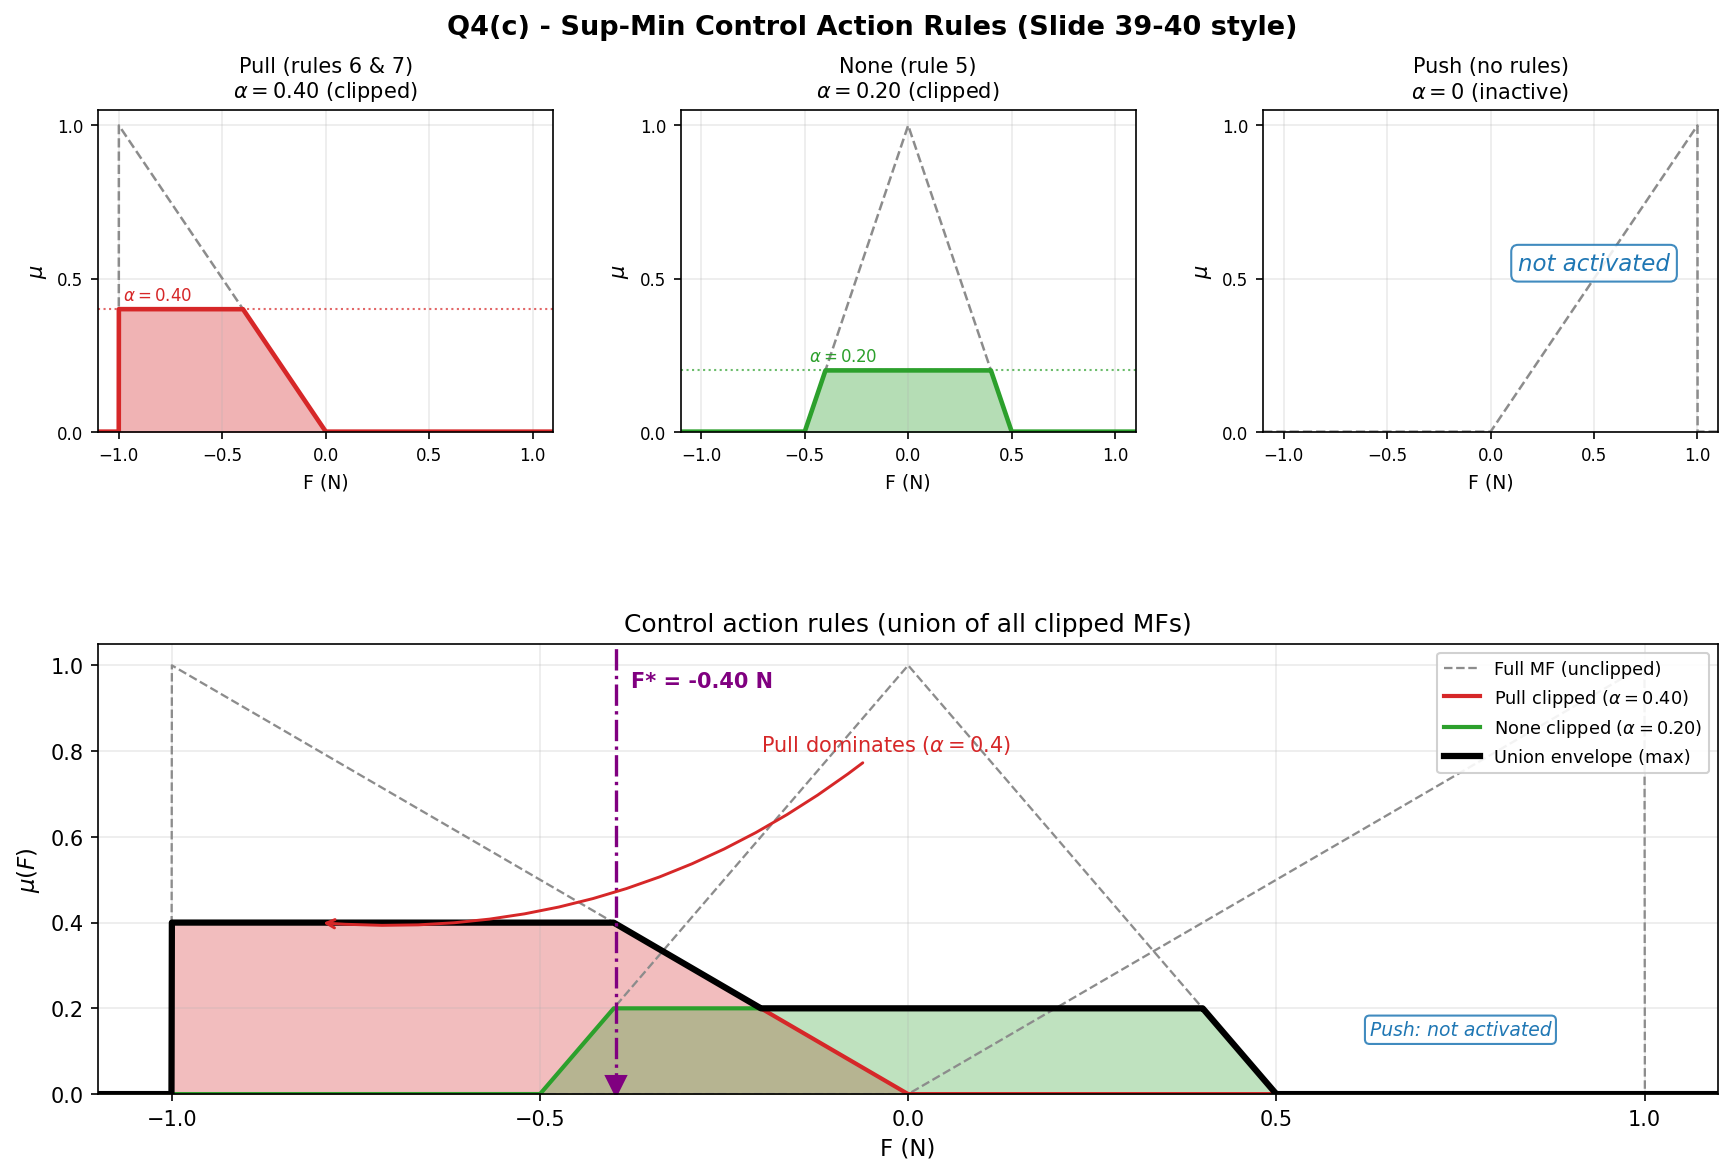

Recreate this plot in Python.
"""
Q4(c) Sup-Min Control Action Rules in the style of the class
"Fuzzy Theory in Decision Analysis" slides 39-40.

Top row:  three small panels, one per consequent (Pull, None, Push),
          each showing the original triangle (dashed) and the clipped
          membership function (solid + fill) at the aggregated firing
          strength.
Bottom:   a single wide panel showing all clipped consequents overlaid
          on one F axis, with the union envelope drawn in bold black
          and the centroid F* marked with a vertical line.
"""

import matplotlib

matplotlib.use("Agg")

import matplotlib.pyplot as plt
import numpy as np
from matplotlib.gridspec import GridSpec

# ---------------------------------------------------------------------------
# Output membership functions on F (N)
# ---------------------------------------------------------------------------
F = np.linspace(-1.1, 1.1, 4001)


def mu_pull(f):
    return np.where((f >= -1.0) & (f <= 0.0), -f, 0.0)


def mu_none(f):
    left = np.where((f >= -0.5) & (f <= 0.0), 2.0 * (f + 0.5), 0.0)
    right = np.where((f > 0.0) & (f <= 0.5), 2.0 * (0.5 - f), 0.0)
    return left + right


def mu_push(f):
    return np.where((f >= 0.0) & (f <= 1.0), f, 0.0)


# Aggregated firing strengths per consequent
alpha_pull = 0.4
alpha_none = 0.2
alpha_push = 0.0

full_pull = mu_pull(F)
full_none = mu_none(F)
full_push = mu_push(F)

clip_pull = np.minimum(full_pull, alpha_pull)
clip_none = np.minimum(full_none, alpha_none)
clip_push = np.minimum(full_push, alpha_push)  # all zeros

# Union envelope
mu_agg = np.maximum.reduce([clip_pull, clip_none, clip_push])

# Centroid of the union
area = np.trapezoid(mu_agg, F)
centroid = np.trapezoid(F * mu_agg, F) / area if area > 0 else 0.0

# ---------------------------------------------------------------------------
# Figure setup
# ---------------------------------------------------------------------------
fig = plt.figure(figsize=(12, 8))
gs = GridSpec(
    2,
    3,
    figure=fig,
    height_ratios=[1.0, 1.4],
    hspace=0.55,
    wspace=0.28,
    left=0.07,
    right=0.97,
    top=0.90,
    bottom=0.08,
)

# Colors
C_PULL = "tab:red"
C_NONE = "tab:green"
C_PUSH = "tab:blue"
C_DASH = "0.55"
C_UNION = "black"


def style_small_panel(ax):
    ax.set_xlim(-1.1, 1.1)
    ax.set_ylim(0.0, 1.05)
    ax.set_xticks([-1.0, -0.5, 0.0, 0.5, 1.0])
    ax.set_yticks([0.0, 0.5, 1.0])
    ax.set_xlabel("F (N)", fontsize=9)
    ax.set_ylabel(r"$\mu$", fontsize=10)
    ax.grid(True, alpha=0.25)
    ax.tick_params(axis="both", labelsize=8)


# ---------------------------------------------------------------------------
# Top-row panel: Pull
# ---------------------------------------------------------------------------
ax_pull = fig.add_subplot(gs[0, 0])
ax_pull.plot(F, full_pull, linestyle="--", color=C_DASH, linewidth=1.2,
             label="Full MF")
ax_pull.plot(F, clip_pull, color=C_PULL, linewidth=2.2, label="Clipped")
ax_pull.fill_between(F, 0, clip_pull, color=C_PULL, alpha=0.35)
ax_pull.axhline(alpha_pull, color=C_PULL, linestyle=":", linewidth=1.0,
                alpha=0.7)
ax_pull.text(-0.98, alpha_pull + 0.03, r"$\alpha = 0.40$",
             color=C_PULL, fontsize=8)
ax_pull.set_title("Pull (rules 6 & 7)\n" r"$\alpha = 0.40$ (clipped)",
                  fontsize=10)
style_small_panel(ax_pull)

# ---------------------------------------------------------------------------
# Top-row panel: None
# ---------------------------------------------------------------------------
ax_none = fig.add_subplot(gs[0, 1])
ax_none.plot(F, full_none, linestyle="--", color=C_DASH, linewidth=1.2,
             label="Full MF")
ax_none.plot(F, clip_none, color=C_NONE, linewidth=2.2, label="Clipped")
ax_none.fill_between(F, 0, clip_none, color=C_NONE, alpha=0.35)
ax_none.axhline(alpha_none, color=C_NONE, linestyle=":", linewidth=1.0,
                alpha=0.7)
ax_none.text(-0.48, alpha_none + 0.03, r"$\alpha = 0.20$",
             color=C_NONE, fontsize=8)
ax_none.set_title("None (rule 5)\n" r"$\alpha = 0.20$ (clipped)",
                  fontsize=10)
style_small_panel(ax_none)

# ---------------------------------------------------------------------------
# Top-row panel: Push
# ---------------------------------------------------------------------------
ax_push = fig.add_subplot(gs[0, 2])
ax_push.plot(F, full_push, linestyle="--", color=C_DASH, linewidth=1.2,
             label="Full MF")
ax_push.text(0.5, 0.55, "not activated", ha="center", va="center",
             color=C_PUSH, fontsize=11, style="italic",
             bbox=dict(boxstyle="round,pad=0.3", fc="white",
                       ec=C_PUSH, alpha=0.85))
ax_push.set_title("Push (no rules)\n" r"$\alpha = 0$ (inactive)",
                  fontsize=10)
style_small_panel(ax_push)

# ---------------------------------------------------------------------------
# Bottom: union panel
# ---------------------------------------------------------------------------
ax_u = fig.add_subplot(gs[1, :])

# Unclipped reference triangles
ax_u.plot(F, full_pull, linestyle="--", color=C_DASH, linewidth=1.1,
          label="Full MF (unclipped)")
ax_u.plot(F, full_none, linestyle="--", color=C_DASH, linewidth=1.1)
ax_u.plot(F, full_push, linestyle="--", color=C_DASH, linewidth=1.1)

# Clipped consequents with fill
ax_u.fill_between(F, 0, clip_pull, color=C_PULL, alpha=0.30)
ax_u.plot(F, clip_pull, color=C_PULL, linewidth=2.0,
          label=r"Pull clipped ($\alpha=0.40$)")

ax_u.fill_between(F, 0, clip_none, color=C_NONE, alpha=0.30)
ax_u.plot(F, clip_none, color=C_NONE, linewidth=2.0,
          label=r"None clipped ($\alpha=0.20$)")

# Union envelope on top
ax_u.plot(F, mu_agg, color=C_UNION, linewidth=3.0,
          label="Union envelope (max)")

# Centroid marker
ax_u.axvline(centroid, color="purple", linestyle="-.", linewidth=1.6)
ax_u.plot([centroid], [0.02], marker="v", color="purple", markersize=10)
ax_u.text(
    centroid + 0.02,
    0.95,
    f"F* = {centroid:.2f} N",
    color="purple",
    fontsize=10,
    fontweight="bold",
)

# Arrow to Pull flat top
ax_u.annotate(
    r"Pull dominates ($\alpha = 0.4$)",
    xy=(-0.8, 0.40),
    xytext=(-0.2, 0.80),
    fontsize=10,
    color=C_PULL,
    arrowprops=dict(arrowstyle="->", color=C_PULL, lw=1.4,
                    connectionstyle="arc3,rad=-0.2"),
)

# "Push: not activated" note
ax_u.text(0.75, 0.15, "Push: not activated", ha="center", va="center",
          color=C_PUSH, fontsize=9, style="italic",
          bbox=dict(boxstyle="round,pad=0.25", fc="white",
                    ec=C_PUSH, alpha=0.85))

ax_u.set_xlim(-1.1, 1.1)
ax_u.set_ylim(0.0, 1.05)
ax_u.set_xticks([-1.0, -0.5, 0.0, 0.5, 1.0])
ax_u.set_yticks([0.0, 0.2, 0.4, 0.6, 0.8, 1.0])
ax_u.set_xlabel("F (N)", fontsize=11)
ax_u.set_ylabel(r"$\mu(F)$", fontsize=11)
ax_u.set_title("Control action rules (union of all clipped MFs)",
               fontsize=12)
ax_u.grid(True, alpha=0.25)
ax_u.legend(loc="upper right", fontsize=8.5, framealpha=0.9)

fig.suptitle(
    "Q4(c) - Sup-Min Control Action Rules (Slide 39-40 style)",
    fontsize=13,
    fontweight="bold",
)

out_path = (
    "/home/devel/electrical_notes/content/sys_304/exam3/"
    "python_photos/07_sup_min_slide_style.png"
)
fig.savefig(out_path, dpi=150, bbox_inches="tight")
plt.close(fig)

print(f"Saved: {out_path}")
print(f"Centroid F* = {centroid:.4f} N  (rounded: {centroid:.2f} N)")
